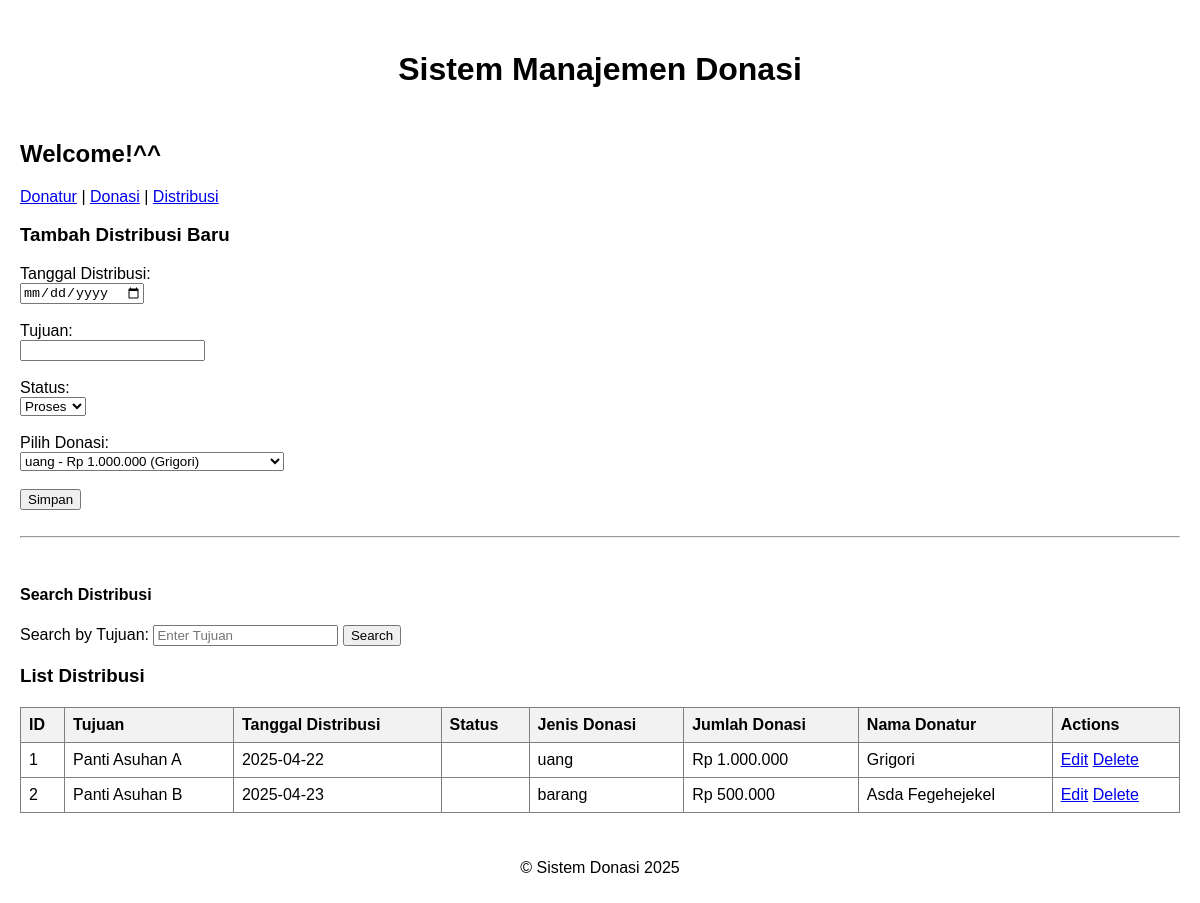
Page /?page=distribusi on the committed database.
### tables this page shows
CREATE TABLE distribusi (
    id INT AUTO_INCREMENT PRIMARY KEY,
    tujuan TEXT NOT NULL,  
    tanggal_distribusi DATE NOT NULL,
    status ENUM('proses', 'selesai') NOT NULL,  
    id_donasi INT NOT NULL,
    FOREIGN KEY (id_donasi) REFERENCES donasi(id)
);

CREATE TABLE donasi (
    id INT AUTO_INCREMENT PRIMARY KEY,
    jumlah_donasi DOUBLE NOT NULL DEFAULT 0,
    tanggal_donasi DATE NOT NULL,
    jenis_donasi ENUM('uang', 'barang') NOT NULL,  
    id_donatur INT NOT NULL,
    FOREIGN KEY (id_donatur) REFERENCES donatur(id)
);

CREATE TABLE donatur (
    id INT AUTO_INCREMENT PRIMARY KEY,
    name VARCHAR(255) NOT NULL,
    email VARCHAR(100) UNIQUE,
    nomor_telepon VARCHAR(13) UNIQUE
);

### config/db.php (called while the page is built, shortened)
<?php
class Database {
    private $host = "localhost";
    private $username = "root";
    private $password = "";
    private $dbname = "donation_db";
    public function __construct() {
        try {
            $this->conn = new PDO("mysql:host=$this->host;dbname=$this->dbname", $this->username, $this->password);
        } catch (PDOException $e) {
            echo "Connection failed: " . $e->getMessage();
        }
    }
}
?>

### class/Distribusi.php (called while the page is built, shortened)
<?php
require_once 'config/db.php';
class Distribusi {
    private $db;
    public function __construct() {
        $this->db = (new Database())->conn;
    }
    public function getAllDistribusi() {
        $stmt = $this->db->query("SELECT distribusi.*, donasi.jenis_donasi, donasi.jumlah_donasi, donatur.name AS nama_donatur
                                    FROM distribusi
                                    JOIN donasi ON distribusi.id_donasi = donasi.id
                                    JOIN donatur ON donasi.id_donatur = donatur.id;");
        return $stmt->fetchAll(PDO::FETCH_ASSOC);
    }
    public function getDonasiList() {
        $stmt = $this->db->query("SELECT donasi.id, donasi.jenis_donasi, donasi.jumlah_donasi, donatur.name AS nama_donatur
                                  FROM donasi
                                  JOIN donatur ON donasi.id_donatur = donatur.id");
        return $stmt->fetchAll(PDO::FETCH_ASSOC);
    }
}
?>

### view/distribusi.php (the view, shortened to what this page needs)
<?php
require_once 'Distribusi.php';
$distribusi = new Distribusi();
if(isset($_GET['search_tujuan']) && !empty($_GET['search_tujuan'])){
    $data_distribusi = $distribusi->searchDistribusi($_GET['search_tujuan']);
}else{
    $data_distribusi = $distribusi->getAllDistribusi();
}
$tanggal = isset($_POST['tanggal_distribusi']) ? $_POST['tanggal_distribusi'] : null;
$tujuan = isset($_POST['tujuan']) ? $_POST['tujuan'] : null;
$status = isset($_POST['status']) ? $_POST['status'] : null;
$id_donasi = isset($_POST['id_donasi']) ? $_POST['id_donasi'] : null;
if(isset($_GET['id'])){
    $id = $_GET['id'];
    $distribusiData = $distribusi->getDistribusiById($id);
    $donasiList = $distribusi->getDonasiList();
    if($_SERVER['REQUEST_METHOD'] === 'POST' && isset($_POST['update'])){
        if($distribusi->updateDistribusi($id, $tujuan, $tanggal, $status, $id_donasi)){
            echo "<p>Distribusi berhasil diupdate!</p>";
            header("Location: distribusi.php");
            exit;
        }
    }
}else{
    $donasiList = $distribusi->getDonasiList();
}
?>
<h3><?= isset($_GET['id']) ? 'Edit Distribusi' : 'Tambah Distribusi Baru' ?></h3>
<form method="POST" action="">
    <label for="tanggal_distribusi">Tanggal Distribusi:</label><br>
    <input type="date" name="tanggal_distribusi" value="<?= isset($distribusiData) ? $distribusiData['tanggal_distribusi'] : '' ?>" required><br><br>
    <label for="tujuan">Tujuan:</label><br>
    <input type="text" name="tujuan" value="<?= isset($distribusiData) ? $distribusiData['tujuan'] : '' ?>" required><br><br>
    <label for="status">Status:</label><br>
    <select name="status" required>
        <option value="proses" <?= isset($distribusiData) && $distribusiData['status'] == 'proses' ? 'selected' : '' ?>>Proses</option>
    </select><br><br>
    <label for="id_donasi">Pilih Donasi:</label><br>
    <select name="id_donasi" required>
        <?php foreach ($donasiList as $donasi): ?>
            <option value="<?= $donasi['id'] ?>" <?= isset($distribusiData) && $distribusiData['id_donasi'] == $donasi['id'] ? 'selected' : '' ?>>
                <?= $donasi['jenis_donasi'] ?> - Rp <?= number_format($donasi['jumlah_donasi'], 0, ',', '.') ?> (<?= $donasi['nama_donatur'] ?>)
            </option>
        <?php endforeach; ?>
    </select><br><br>
    <button type="submit" name="<?= isset($distribusiData) ? 'update' : 'add' ?>">Simpan</button>
</form>
<br><hr><br>
<div class="search-container">
    <h4>Search Distribusi</h4>
    <form method="GET" action="distribusi.php">
        <label for="search_tujuan">Search by Tujuan:</label>
        <input type="text" id="search_tujuan" name="search_tujuan" placeholder="Enter Tujuan" value="<?= isset($_GET['search_tujuan']) ? $_GET['search_tujuan'] : '' ?>">
        <button type="submit">Search</button>
    </form>
</div>
<h3>List Distribusi</h3>
<table border="1">
    <tr>
        <th>ID</th>
        <th>Tujuan</th>
        <th>Tanggal Distribusi</th>
        <th>Status</th>
        <th>Jenis Donasi</th>
        <th>Jumlah Donasi</th>
        <th>Nama Donatur</th>
        <th>Actions</th>
    </tr>
    <?php foreach ($data_distribusi as $d): ?>
    <tr>
        <td><?= $d['id'] ?></td>
        <td><?= $d['tujuan'] ?></td>
        <td><?= $d['tanggal_distribusi'] ?></td>
        <td><?= $d['status'] ?></td>
        <td><?= $d['jenis_donasi'] ?></td>
        <td>Rp <?= number_format($d['jumlah_donasi'], 0, ',', '.') ?></td>
        <td><?= $d['nama_donatur'] ?></td>
        <td class="actions">
            <a href="distribusi.php?id=<?= $d['id'] ?>" class="btn edit-btn">Edit</a>
            <a href="distribusi.php?delete_id=<?= $d['id'] ?>" onclick="if (!confirm('Yakin mau hapus data ini?')) return false;" class="btn delete-btn">Delete</a>
        </td>
    </tr>
    <?php endforeach; ?>
</table>

### index.php (shortened to what this page needs)
<?php
require_once 'class/Distribusi.php';
?>
<!DOCTYPE html>
<html lang="en">
<head>
    <link rel="stylesheet" href="style.css">
</head>
<body>
    <?php include 'view/header.php'; ?>
    <main>
        <h2>Welcome!^^</h2>
        <nav>
            <a href="?page=donatur">Donatur</a> |
            <a href="?page=donasi">Donasi</a> |
            <a href="?page=distribusi">Distribusi</a>
        </nav>
        <?php
        if (isset($_GET['page'])) {
            $page = $_GET['page'];
            if ($page == 'donatur') include 'view/donatur.php';
            elseif ($page == 'donasi') include 'view/donasi.php';
            elseif ($page == 'distribusi') include 'view/distribusi.php';
        }
        ?>
    </main>
    <?php include 'view/footer.php'; ?>
</body>
</html>

### view/header.php
<header>
    <h1>Sistem Manajemen Donasi</h1>
</header>

### view/footer.php
<footer>
    <p>&copy; Sistem Donasi 2025</p>
</footer>

### style.css (style rules this page uses)
body { font-family: Arial, sans-serif; margin: 20px; }
header, footer { text-align: center; padding: 10px; }
table { width: 100%; border-collapse: collapse; margin: 20px 0; }
th, td { padding: 8px; text-align: left; }
th { background-color: #f2f2f2; }
nav { margin: 10px 0; }

### rows in the picture
distribusi: id "1", tujuan "Panti Asuhan A", tanggal_distribusi "2025-04-22", id_donasi.jenis_donasi "uang", id_donasi.jumlah_donasi "1.000.000", donatur.name "Grigori"
distribusi: id "2", tujuan "Panti Asuhan B", tanggal_distribusi "2025-04-23", id_donasi.jenis_donasi "barang", id_donasi.jumlah_donasi "500.000", donatur.name "Asda Fegehejekel"

### other values in the picture
form field id_donasi "uang - Rp 1.000.000 (Grigori)"
